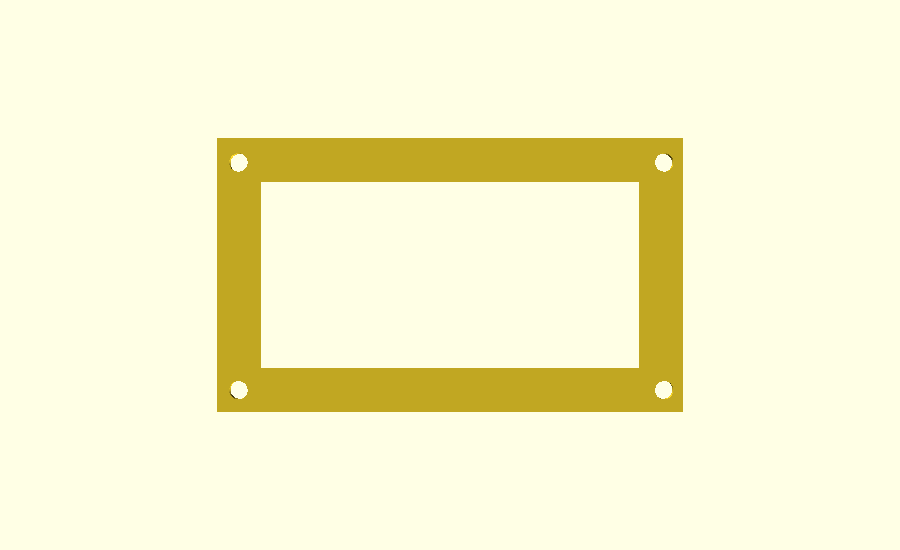
#> input picture enclosure/cyd_alignment_test.png, 900 x 550 px
$ python convert_image.py ../../enclosure/cyd_alignment_test.png
#> lines starting #> are read from the running program, lines starting #| are printed output that depends on the picture
"""Convert a local photo into flash-resident RGB565 pixels for the CYD.

Run from any directory: python convert_image.py "path/to/photo.jpg"
Requires Pillow. Outputs are relative to this script's firmware directory.
"""

import argparse
from pathlib import Path

from PIL import Image, ImageOps


def rgb565(red, green, blue):
    return ((red >> 3) << 11) | ((green >> 2) << 5) | (blue >> 3)


def convert(source):
    firmware = Path(__file__).resolve().parents[1]
    assets = firmware / "assets"
    assets.mkdir(exist_ok=True)
    with Image.open(source) as original:
#> original is the input picture: PIL image 900x550 RGB; mean R, G, B 247.9, 245, 206.8
        oriented = ImageOps.exif_transpose(original)
        # Flatten transparent PNGs onto black, and preserve the entire composition.
        rgba = oriented.convert("RGBA")
        background = Image.new("RGBA", rgba.size, (0, 0, 0, 255))
        background.alpha_composite(rgba)
        photo = ImageOps.contain(background.convert("RGB"), (320, 240),
                                Image.Resampling.LANCZOS)
        original_size = oriented.size
#> original_size = (900, 550)

    width, height = photo.size
#> width = 320; height = 196
    rgb_bytes = photo.tobytes()
    pixels = [rgb565(*rgb_bytes[i:i + 3]) for i in range(0, len(rgb_bytes), 3)]
#> pixels = 62720 items
    header = firmware / "include" / "photo_rgb565.h"
    with header.open("w", encoding="utf-8", newline="\n") as output:
        output.write("// Generated by tools/convert_image.py; do not edit pixel values.\n")
        output.write("// Native RGB565 words: use tft.setSwapBytes(true).\n")
        output.write("#pragma once\n#include <Arduino.h>\n\nnamespace photo {\n")
        output.write(f"constexpr int16_t kWidth = {width};\n")
        output.write(f"constexpr int16_t kHeight = {height};\n")
        output.write("alignas(4) const uint16_t kPixels[] PROGMEM = {\n")
        for start in range(0, len(pixels), 12):
            output.write("    " + ", ".join(f"0x{p:04X}" for p in pixels[start:start + 12]) + ",\n")
#> this loop made 5227 passes
#> start on passes 2 to 4: 12, 24, 36
        output.write("};\nstatic_assert(sizeof(kPixels) / sizeof(kPixels[0]) == "
                     "kWidth * kHeight, \"Photo pixel count mismatch\");\n")
        output.write("}  // namespace photo\n")

    # Preview the actual quantized pixel values, with the same black margins.
    quantized = Image.new("RGB", (width, height))
#> quantized: PIL image 320x196 RGB; every value is 0
    quantized.putdata([(((p >> 11) & 31) * 255 // 31,
                        ((p >> 5) & 63) * 255 // 63,
                        (p & 31) * 255 // 31) for p in pixels])
    preview = Image.new("RGB", (320, 240), "black")
#> preview: PIL image 320x240 RGB; every value is 0
    preview.paste(quantized, ((320 - width) // 2, (240 - height) // 2))
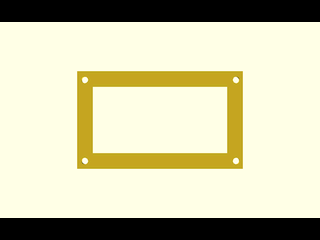
#> preview: PIL image 320x240 RGB; mean R, G, B 202.7, 199.9, 169.4
    preview.save(assets / "photo_preview.png")
    print(f"Source: {original_size[0]} x {original_size[1]}")
#| Source: 900 x 550
    print(f"Photo: {width} x {height}; RGB565: {len(pixels) * 2:,} bytes in flash")
#| Photo: 320 x 196; RGB565: 125,440 bytes in flash
    print(f"Header: {header}")
    print(f"Preview: {assets / 'photo_preview.png'}")


if __name__ == "__main__":
    parser = argparse.ArgumentParser(description=__doc__)
    parser.add_argument("source", type=Path)
    convert(parser.parse_args().source)
